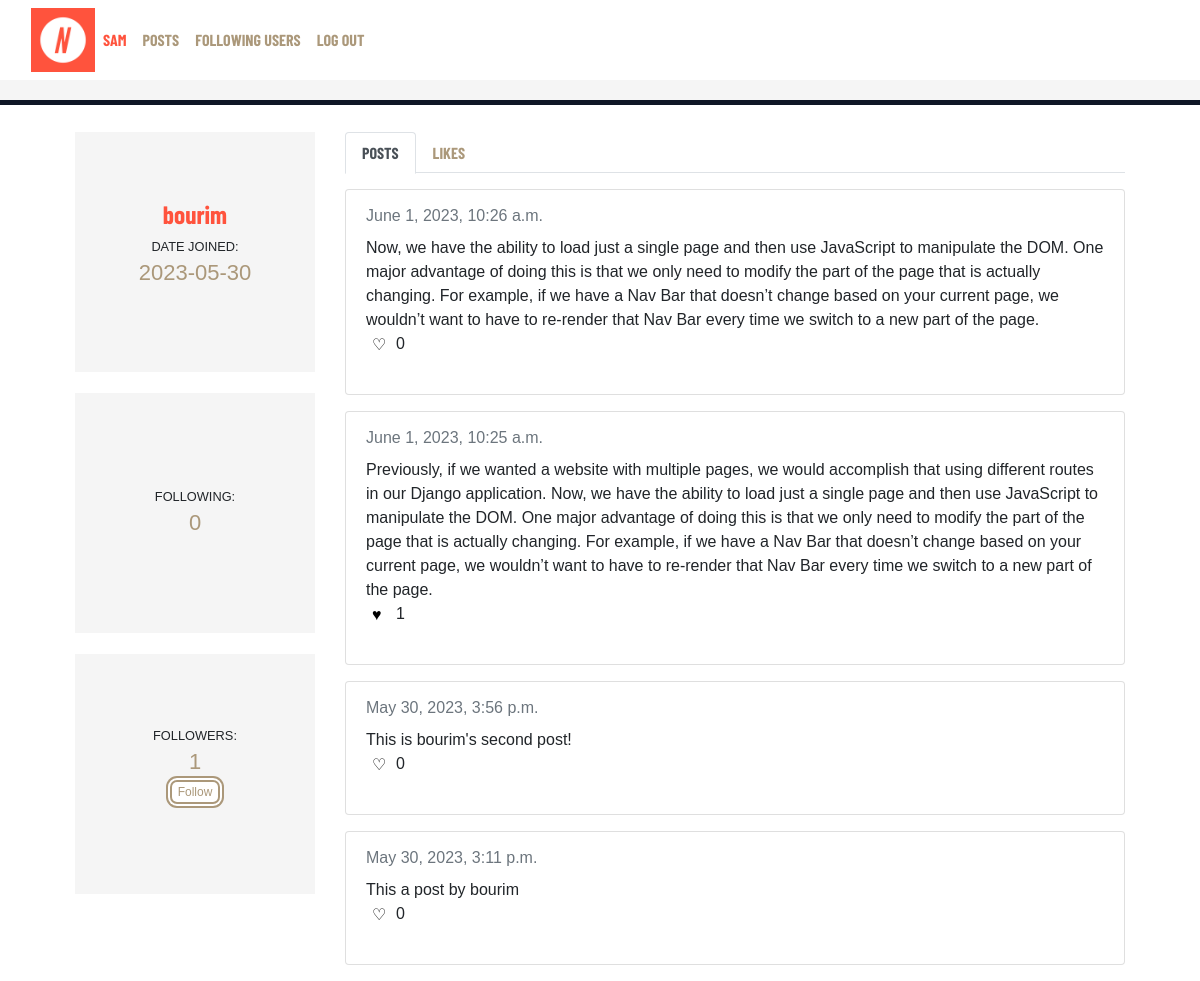
The app's page /user/bourim (signed in) with its own data.
### network/models.py (models this page shows, shortened)
class User(AbstractUser):
    following = models.ManyToManyField('self', symmetrical=False, blank=True, related_name='followers_set')
    pass

class Post(models.Model):
    id = models.BigAutoField(primary_key=True)
    content = models.TextField()
    created = models.DateTimeField(auto_now_add=True, editable=False)
    updated = models.DateTimeField(auto_now=True, editable=False)
    is_active = models.BooleanField(default=True)
    created_by = models.ForeignKey(User, related_name="post_createdy_by", on_delete=models.CASCADE)

### network/views.py (the view)
# urls.py: path('user/<str:user>', views.user_page, name='user_page'),
def user_page(request, user):
    if request.user.is_authenticated:
        current_user = request.user
    user_obj = User.objects.get(username=user)
    posts = Post.objects.filter(created_by=user_obj.id).order_by('-created').annotate(like_count=models.Count('likes'))
    if request.user.is_authenticated:
        posts = posts.prefetch_related(Prefetch(
            'likes',
            queryset=Like.objects.filter(user=current_user),
            to_attr='user_likes'
        ))
        try:
            liked_post_ids = Like.objects.filter(user=user_obj).values_list('post', flat=True)
            liked_posts = Post.objects.filter(id__in=liked_post_ids).order_by('-created')
        except:
            liked_posts = 'No posts liked'
        print(liked_posts)
    try:
        following_count = UserFollowing.objects.get(user=user_obj).following_count()
    except UserFollowing.DoesNotExist:
        following_count = 0
    try:
        userid = user_id(user)
        user_follower = get_object_or_404(User, pk=userid)
        follower_count = user_follower.followers.all().count()
    except:
        follower_count = 0
    if request.user.is_authenticated:
        follow_status = UserFollowing.objects.get(user=current_user).is_following(user_obj)
    else:
        follow_status = False
    return render(request, 'network/user.html', {'user_obj':user_obj, 'posts':posts, 'liked_posts':liked_posts, 'following_count': following_count, 'follower_count':follower_count, 'follow_status':follow_status})

### network/models.py (called while the page is built)
    def is_following(self, user):
        return self.following.filter(pk=user.pk).exists()

### network/views.py (called while the page is built)
def user_id(username):
    try:
        user_id = User.objects.get(username=username).id
    except:
        print("Username does not exists")
    return user_id

### network/templates/network/user.html (shortened to what this page needs)
{% extends "network/layout.html" %}
{% load static %}
{% block body %}
    <div class="container">
        <div class="row mx-auto mt-3">
            <div id="left-col" class="col-12 col-md-3 wrap-text text-center">
                <div class="left-col-top col-4 col-md-12">
                    <div class="content">
                        <div class="p-wrapper">
                            <a href="{% url 'user_page' user_obj.username %}"><h3>{{user_obj.username}}</h3></a>
                            <p class="small" style="margin-bottom: 0; text-transform: uppercase;">date joined:</p>
                            <p class="text-emphasis strong">{{ user_obj.date_joined|date:"Y-m-d" }}</p>
                        </div>
                    </div>
                </div>
                <div class="left-col-top col-4 col-md-12">
                    <div class="content">
                        <div class="p-wrapper">
                            <p class="small">Following:</p>
                            <a href="{% url 'stats' user_obj.username %}"><p class="text-emphasis strong">{{following_count}}</p></a>
                        </div>
                    </div>
                </div>
                <div class="left-col-top col-4 col-md-12">
                    <div class="content">
                        <div class="p-wrapper">
                            <p class="small">Followers:</p>
                            <a href="{% url 'stats' user_obj.username %}"><p id="follower-count" class="text-emphasis strong">{{follower_count}}</p></a>
                            {% if request.user.id != user_obj.id and user.is_authenticated %}
                            <div class="follow-form">
                                <form id="follow-form" class="" action="{% url 'follow_user' user_obj.username %}" method="POST">
                                    {% if follow_status %}
                                        <input type="submit" class="follow_status_button custom-button-unfollow my-1" value="Unfollow" data-username="{{user_obj.username}}">
                                    {% else %}
                                        <input type="submit" class="follow_status_button custom-button-follow my-1" value="Follow" data-username="{{user_obj.username}}">
                                    {% endif %}
                                </form>
                            </div>
                            {% endif %}
                        </div>
                    </div>
                </div>
            </div>
            <div class="col-md-9" >
                {% if user.is_authenticated %}
                    <ul class="nav nav-tabs mt-3" id="myTab" role="tablist">
                        <li class="nav-item" role="presentation">
                        <button class="nav-link active" id="posts_link" data-bs-toggle="tab" data-bs-target="#home-tab-pane" type="button" role="tab" aria-controls="home-tab-pane" aria-selected="true" href="#">Posts</button>
                        </li>
                        <li class="nav-item" role="presentation">
                        <button class="nav-link" id="liked_link" data-bs-toggle="tab" data-bs-target="#profile-tab-pane" type="button" role="tab" aria-controls="profile-tab-pane" aria-selected="false" href="#">Likes</button>
                        </li>
                    </ul>
                {% endif %}
            <div id="user_posts">
                {% for post in posts %}
                    <div class="card my-3">
                        <div class="card-body">
                            <div class="card-subtitle mb-2 text-muted">{{post.created}}</div>
                            <div class="card-text">{{post.content}}</div>
                            <div class="row">
                                <div class="col like-col">
                                    {% if user_obj %}
                                    <form id="like-form-{{ post.id }}" class="like-form" data-post-id="{{ post.id }}" action="{% url 'like_post' post.id %}" method="POST">
                                        {% if post.user_likes %}
                                            <input id="all_posts-like-button-{{ post.id }}" type="submit" class="like-button" value='♥'>
                                        {% else %}
                                            <input id="all_posts-like-button-{{ post.id }}" type="submit" class="like-button" value='♡'>
                                        {% endif %}
                                    </form>
                                    {% else %}
                                        {% if post.user_likes %}
                                            <input id="all_posts-like-button-{{ post.id }}" type="submit" class="like-button" value='♥' disabled>
                                        {% else %}
                                            <input id="all_posts-like-button-{{ post.id }}" type="submit" class="like-button" value='♡' disabled>
                                        {% endif %}
                                    {% endif %}
                                </div>
                                <div class="col like-col">
                                    <div id="all_posts-like-count-{{ post.id }}" class="">{{post.like_count}}</div>
                                </div>
                            </div>
                        </div>
                    </div>
                {% endfor %}
            </div>
        </div>
        </div>
    </div>
{% endblock %}

### network/templates/network/layout.html (shortened to what this page needs)
{% load static %}
{% load bootstrap5 %}
{% bootstrap_css %}
<!DOCTYPE html>
<html lang="en">
    <head>
        <link rel="stylesheet" href="https://stackpath.bootstrapcdn.com/bootstrap/4.4.1/css/bootstrap.min.css">
        <link href="{% static 'network/css/styles.css' %}" rel="stylesheet">
    </head>
    <body>
        <nav id="top-navbar" class="navbar navbar-expand-lg">
            <div class="container-fluid">
                <a href="{% url 'posts' %}">
                    <img id="header-logo" class="img-fluid" src="{% static 'images/network-logo.jpg' %}" alt="">
                </a>
              <div class="collapse navbar-collapse" id="navbarNavAltMarkup">
                <div class="navbar-nav">
                    {% if user.is_authenticated %}
                    <a id="nav-link-user" class="nav-link" href="{% url 'user_page' user.username %}"><strong>{{ user.username }}</strong></a>
                {% endif %}
                    <a class="nav-link" href="{% url 'posts' %}">Posts</a>
                {% if user.is_authenticated %}
                    <a class="nav-link" href="{% url 'following_user_post' %}">Following Users</a>
                    <a class="nav-link" href="{% url 'logout' %}">Log Out</a>
                {% else %}
                    <a class="nav-link" href="{% url 'login' %}">Log In</a>
                    <a class="nav-link" href="{% url 'register' %}">Register</a>
                {% endif %}
                </div>
              </div>
            </div>
          </nav>
        <div class="body container mt-3">
            {% block body %}
            {% endblock %}
        </div>
    </body>
</html>

### network/static/network/css/styles.css (style rules this page uses)
h1, h2, h3, h4, button { font-family: 'Barlow Condensed', sans-serif !important; }
a, p, body { font-family: 'Montserrat', sans-serif !important; }
html body { font-family: 'Montserrat', sans-serif !important; }
.btn, .navbar, .card-title, .nav-item, .nav-link { font-family: 'Barlow Condensed', sans-serif !important; }
p { font-size: calc(1rem + 0.5vw); }
a { color: #ff533d }
h3 { font-size: calc(1.2rem + 0.5vw); }
#header-logo { height: 8vh; }
#top-navbar { height: 100px; background-color: #fff; border-bottom: 20px solid #f5f5f5; box-shadow: 0 5px 0 0 #0f1626; }
.nav-link { color:#ab987a; text-transform: uppercase; }
#nav-link-user { color:#ff533d; }
@media (min-width: 768px) { .left-col-top { width: 100%; padding-top: 100%; margin-top: 2vh; } }
.left-col-top { width: 100%; position: relative; background-color: #f5f5f5; border-bottom: 5px solid #fff; }
.left-col-top h3 { word-wrap: break-word; overflow-wrap: break-word; hyphens: auto; white-space: normal; }
.left-col-top .content { position: absolute; top: 0; left: 0; bottom: 0; right: 0; display: flex; align-items: center; justify-content: center; }
.left-col-top .content .p-wrapper { display: flex; flex-direction: column; align-items: center; justify-content: center; }
.left-col-top .content .p-wrapper p:first-child { margin-bottom: 0; text-transform: uppercase; }
.text-emphasis { color:#ab987a; }
.wrap-text { word-wrap: break-word; }
.like-button { background: none; border: none; }
.like-col { max-width: 3%; }
a { text-decoration: none; }
.custom-button-follow { display: inline-block; background-color: #fff; border-radius: 5px; border: none; color: #ab987a; cursor: pointer; font-size: 12px; text-decoration: none; transition: 0.3s; box-shadow: 0 0 0 2px #ab987a, 0 0 0 4px white, 0 0 0 6px #ab987a; }

### records on screen
User: username "SAM"
User: username "bourim", date_joined "2023-05-30"
Post: created "June 1, 2023, 10:26 a.m.", content "Now, we have the ability to load just a single page and then use JavaScript to manipulate the DOM. One major advantage of doing this is that we only need to modify the part of the page that is actually changing. For example, if we have a Nav Bar that doesn’t change based on your current page, we wouldn’t want to have to re-render that Nav Bar every time we switch to a new part of the page.", like_count "0"
Post: created "June 1, 2023, 10:25 a.m.", content "Previously, if we wanted a website with multiple pages, we would accomplish that using different routes in our Django application. Now, we have the ability to load just a single page and then use JavaScript to manipulate the DOM. One major advantage of doing this is that we only need to modify the part of the page that is actually changing. For example, if we have a Nav Bar that doesn’t change based on your current page, we wouldn’t want to have to re-render that Nav Bar every time we switch to a new part of the page.", like_count "1"
Post: created "May 30, 2023, 3:56 p.m.", content "This is bourim's second post!", like_count "0"
Post: created "May 30, 2023, 3:11 p.m.", content "This a post by bourim", like_count "0"

### other values on screen
{{ following_count }} "0"
{{ follower_count }} "1"
